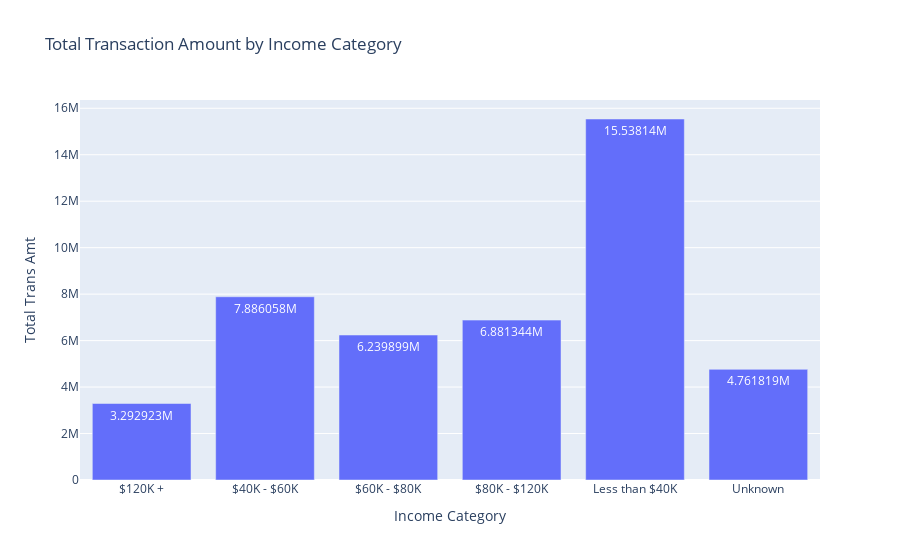

Notebook source saved alongside this figure:
### Markdown cell above
I want to see the spending behaviours with customers' income.

### Code cell
df_grouped = df.groupby("Income Category")["Total Trans Amt"].sum().reset_index()

fig = px.bar(
    df_grouped,
    x="Income Category",
    y="Total Trans Amt",
    title="Total Transaction Amount by Income Category",
    text_auto=True
)
fig.show()

### Figure 1 — Plotly figure (JSON) as saved in the notebook; plotly's stock layout.template omitted (floating-point values rounded to 4 significant figures)
{"data": [{"hovertemplate": "Income Category=%{x}<br>Total Trans Amt=%{y}<extra></extra>", "legendgroup": "", "marker": {"color": "#636efa", "pattern": {"shape": ""}}, "name": "", "orientation": "v", "showlegend": false, "textposition": "auto", "texttemplate": "%{y}", "type": "bar", "x": ["$120K +", "$40K - $60K", "$60K - $80K", "$80K - $120K", "Less than $40K", "Unknown"], "xaxis": "x", "y": [3292923, 7886058, 6239899, 6881344, 15538139, 4761819], "yaxis": "y"}], "layout": {"barmode": "relative", "legend": {"tracegroupgap": 0}, "title": {"text": "Total Transaction Amount by Income Category"}, "xaxis": {"anchor": "y", "domain": [0, 1], "title": {"text": "Income Category"}}, "yaxis": {"anchor": "x", "domain": [0, 1], "title": {"text": "Total Trans Amt"}}}}
